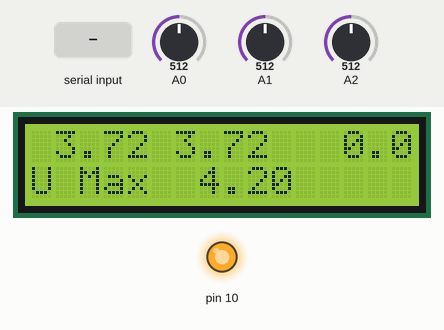
The sketch below on a simulated Arduino Uno, built with avr-gcc and run on an emulated ATmega328P. Parts: 16×2 character LCD, output pins drawn as LEDs (lit = HIGH). The test bench sets the inputs (shaded band); at power-on: A0 = 512, A1 = 512, A2 = 512. Pins used as bus, display or sensor lines are not drawn; what the sketch prints to the serial monitor is not drawn.

Above: at 1.2 s.
1.3 s: byte 99 ('c') received over Serial
At 1.64 s:
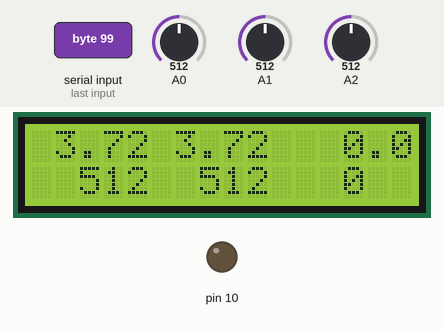
3.5 s: "b,45\n" received over Serial
At 3.74 s:
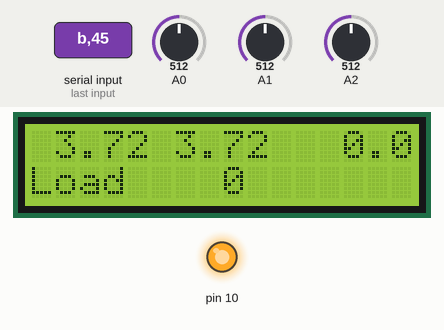
6.6 s: A0 set to 306
At 7.68 s:
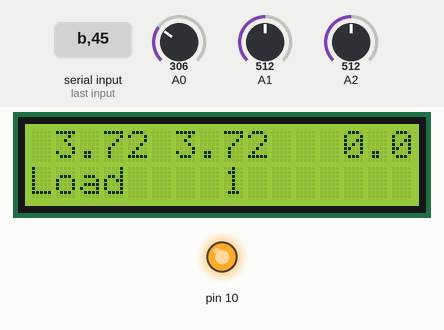
8.5 s: A1 set to 306
At 9.3 s:
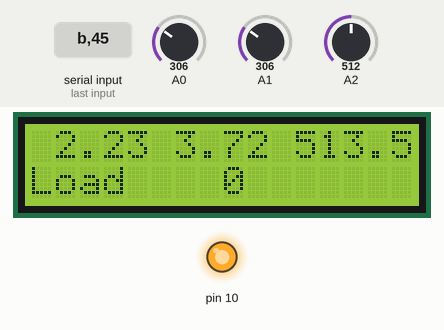
10.5 s: A2 set to 306
At 11.31 s:
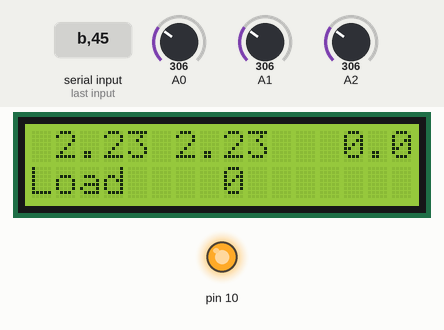
12.0 s: A0 set to 716
At 12.75 s:
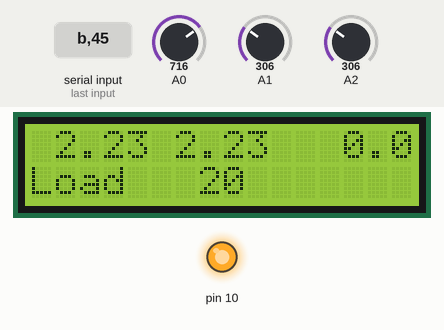
Timing chart, 0 to 15.0 s (numbered marks = the images above; inputs shaded):
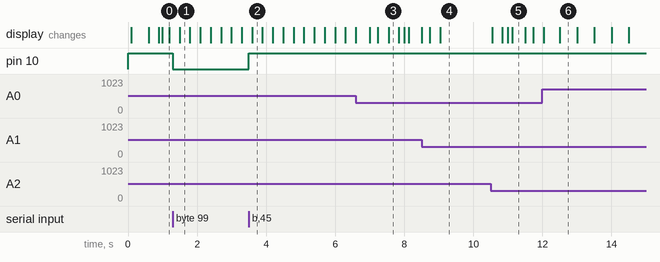

The sketch:

mcp4132_Lade.ino
```cpp
/* einstellbarer Widerstand mit LCD-shield
    an UNO mit Keypad Shield
*/
#include <SPI.h>
#include <LiquidCrystal.h>

/* Uno mit LCD shield
   Pins on Jumper
    D0 RX
    D1 TX
    D2 avail
    D3 SS     blue   1   ssPin
    D4 to D9 lcd
    D10 light LOW is off
    pinout voltage
      3.3  5 Gnd Gnd Raw
   Gnd          brown  4
   VCC          red    8
   D13  SCK     orange 2
   D12  MISO    yell   7
   D11  MOSI    green  3

   mcp4132
   MEMORY MAP
   00h Volatile Wiper 0
   01h Volatile Wiper 1
   04h Volatile TCON Register RAM
   05h Status Register RAM
  8 bit
  AAAACCDD
  16 bit
  AAAACCDD DDDDDDDD

  Command             Wiper 0
  00 = Write Data     0000 00nn nnnn nnnn
  01 = INCR           0000 0100
  10 = DECR           0000 1000
  11 = Read Data     wiper 12 tcon 76  status 92
*/

LiquidCrystal lcd(8, 9, 4, 5, 6, 7);
const int ssPin = 3;

byte rein;
unsigned long nextMs = 0, currMs;

int messCnt = 10;
int messFrq = 5;

float uOfs = -0.0246;
float uStep = 0.00720;
float rFac = 345.833;
float uMax = 4.20;
float iMax = 150.0;
float uMaxSel[2] = {4.20, 5.50};
int uMaxP = 0;
int rSet = 0;

int menP = 0;
const int menAnz = 5;          // 0         1          2     3         4
const char menT [menAnz] [7] = {"Run   ", "U Max ", "I Max ", "Load  ", "Hold  "};
const char menT0[] = "Run   ";
const char menT1[] = "U Max ";
const char menT2[] = "I Max ";
const char menT3[] = "Load  ";
const char menT4[] = "Hold  ";

// General
void msg(const char txt[], int n) {
  Serial.print(txt);
  Serial.print(" ");
  Serial.println(n);
}


// For Keypad
int ana0, ana1, ana2;
float volt1, volt2, strom;

const byte keyCen = 0;
const byte keyUp = 1;
const byte keyDwn = 2;
const byte keyLft = 3;
const byte keyRgt = 4;
const byte keyNop = 9;
byte kbdOld = 0;
byte kbdCnt = 0;

byte kbdPress() {
  ana0 = analogRead(A0);
  //msg("An0 ", ana0);
  if (ana0 < 50) {
    return keyRgt;
  }
  if (ana0 < 250) {
    return keyUp;
  }
  if (ana0 < 450) {
    return keyDwn;
  }
  if (ana0 < 600) {
    return keyLft;
  }
  if (ana0 < 800) {
    return keyCen;
  }
  return keyNop;
}

byte kbdRead() {
  byte ths = kbdPress();
  if (ths != kbdOld) {
    kbdOld = ths;
    kbdCnt = 5; // after first
    return ths;
  }
  kbdCnt--;
  if (kbdCnt > 0) {
    return keyNop;
  }
  kbdCnt = 3; // repeat
  return ths;
}


byte fromTwo(char cH, char cL) {
  // converts two nibbles to byte
  byte tmp;
  tmp = byte(cH) - 48;
  tmp = tmp * 16;
  tmp = tmp + byte(cL) - 48;
  return tmp;
}

void printHexSht (byte b) {
  // want to see leading 0, then space
  if (b < 16) {
    Serial.print('0');
  }
  Serial.print(b, HEX);
}

void printHex (byte b) {
  printHexSht(b);
  Serial.print(' ');
}

void lc3dig(int val) {
  if (val > 99) {
    lcd.print(val);
    return;
  }
  lcd.print(" ");
  if (val > 9) {
    lcd.print(val);
    return;
  }
  lcd.print(" ");
  lcd.print(val);
}

void miss() {
  ana1 = analogRead(A1);
  volt1 = float(ana1) * uStep - uOfs;
  ana2 = analogRead(A2);
  volt2 = float(ana2) * uStep - uOfs;
  strom = (volt2 - volt1) * rFac;
}

void setR(byte bL) {
  digitalWrite(ssPin, LOW);
  delay(10);
  rein = SPI.transfer(0);
  rein = SPI.transfer(bL);
  digitalWrite(ssPin, HIGH);
}

void readR(byte bH) {
  digitalWrite(ssPin, LOW);
  delay(10);
  rein = SPI.transfer(bH);
  rein = SPI.transfer(0);
  rSet = rein;
  digitalWrite(ssPin, HIGH);
}

void setAndRead(byte bL) {
  setR(bL);
  readR(12);
}

void send8(byte b) {
  digitalWrite(ssPin, LOW);
  delay(10);
  rein = SPI.transfer(b);
  digitalWrite(ssPin, HIGH);
}

void calcGerade(float x1, float x2, float y1, float y2) {
  uStep = (y2 - y1) / (x2 - x1);
  uOfs = y2 - uStep * x2;
}

void zeigGerade() {
  char buff[10];
  dtostrf(uStep, 9, 5, buff);
  Serial.print ("m=");
  Serial.print (buff);
  dtostrf(uOfs, 9, 5, buff);
  Serial.print (" b=");
  Serial.print (buff);
}

void zeigWerte() {
  char buff[10];
  dtostrf(uMax, 9, 5, buff);
  Serial.print ("uMax ");
  Serial.print (buff);
  dtostrf(iMax, 9, 5, buff);
  Serial.print (" iMax ");
  Serial.print (buff);
}

void incR(int delt) {
  rSet = rSet + delt;
  if (rSet < 0) {
    rSet = 0;
  }
  if (rSet > 127) {
    rSet = 127;
  }
  setR(rSet);
}

void load() {
  float uDiff, iDiff;
  uDiff = uMax - volt1;
  iDiff = iMax - strom;
  if (iDiff < 0.0) {
    incR(-1);
    return;
  }
  if (uDiff < -0.1) {
    incR(-10);
    return;
  }
  if (uDiff < 0.0) {
    incR(-1);
    return;
  }
  if (uDiff < 0.01) {
    return;
  }
  if (uDiff > 1.0) {
    incR(+10);
    return;
  }
  if (uDiff > 0.5) {
    incR(+5);
    return;
  }
  if (uDiff > 0.2) {
    incR(+1);
    return;
  }

  if (iDiff > 5.0) {
    incR(+1);
    return;
  }

}

void hold() {
  // Strom leicht positiv
  float diff;
  diff = uMax - volt1;
  if (diff < -0.09) {
    incR(-1);
    return;
  }
  if (strom < 0.0) {
    incR(+1);
    return;
  }
  if (strom > 10.0) {
    incR(-1);
    return;
  }
}


void show() {
  char buff[10];
  lcd.setCursor(0, 0) ;
  dtostrf(volt1, 5, 2, buff);
  lcd.print (buff);
  dtostrf(volt2, 5, 2, buff);
  lcd.print (buff);
  dtostrf(strom, 6, 1, buff);
  lcd.print (buff);
  lcd.setCursor(0, 1);
  if (menP == 0) {
    lcd.print ("  ");
    lcd.print (ana1);
    lcd.print ("  ");
    lcd.print (ana2);
    lcd.print (" ");
    lc3dig (rSet);
    return;
  }
  lcd.print(menT[menP]);
  if (menP == 1) {
    dtostrf(uMax, 5, 2, buff);
    lcd.print (buff);
    return;
  }
  if (menP == 2) {
    dtostrf(iMax, 5, 1, buff);
    lcd.print (buff);
    return;
  }
  if (menP == 3) {
    lc3dig (rSet);
    return;
  }
  if (menP == 4) {
    lc3dig (rSet);
    return;
  }
}

void setMen(int deltP) {
  menP = menP + deltP;
  if (menP < 0) {
    menP = 4;
  }
  if (menP > 4) {
    menP = 0;
  }
  msg("setMen ", menP);
  lcd.clear();
}

void setUMax() {
  uMaxP += 1;
  if (uMaxP > 1) {
    uMaxP = 0;
  }
  uMax = uMaxSel[uMaxP];
}

void doMenu(byte tast) {
  msg("doMenu ", menP);
  msg("T= ", tast);
  switch (tast) {
    case keyLft:
      setMen(-1);
      return;
    case keyRgt:
      setMen(+1);
      return;
  } //

  switch (menP) {
    case 0:          // Run
      switch (tast) {
        case keyUp:
          doCmd('+');
          break;
        case keyDwn:
          doCmd('-');
          break;
        case keyCen:
          setAndRead(60);
          break;
      } // tast for 0
      break;
    case 1:       // UMax
      switch (tast) {
        case keyUp:
          uMax = uMax + 0.1;
          break;
        case keyDwn:
          uMax = uMax - 0.1;
          break;
        case keyCen:
          setUMax();
          break;

      } // tast for 1
      break;
    case 2:     // IMax
      switch (tast) {
        case keyUp:
          iMax = iMax + 10;
          zeigWerte();
          break;
        case keyDwn:
          iMax = iMax - 10;
          zeigWerte();
          break;
      } // tast for 2
      break;
    case 3:     // Load
      switch (tast) {
        case keyUp:
          doCmd('+');
          break;
        case keyDwn:
          doCmd('-');
          break;
      } // tast for 3
    case 4:     // Hold
      switch (tast) {
        case keyUp:
          doCmd('+');
          break;
        case keyDwn:
          doCmd('-');
          break;
      } // tast for 3

      break;
    default:
      Serial.print("menP? ");
      Serial.print(menP);
      setMen(0);
  } //case
}


void setup() {
  const char info[] = "mcp4132 " __TIME__" "__DATE__ ;
  Serial.begin(38400);
  Serial.println(info);
  doCmd('g');

  pinMode (ssPin, OUTPUT);
  digitalWrite(ssPin, HIGH);
  SPI.begin();
  SPI.setBitOrder(MSBFIRST);
  SPI.setDataMode(SPI_MODE0);
  SPI.setClockDivider(SPI_CLOCK_DIV128);
  setAndRead(60);

  lcd.begin(16, 2);
  lcd.print(info);
  pinMode (10, OUTPUT);
  digitalWrite(10, HIGH);

}

void doCmd(byte adr) {
  switch (adr) {
    case '0':
      setAndRead(0);
      break;
    case '1':
      setAndRead(10);
      break;
    case '2':
      setAndRead(20);
      break;
    case '3':
      setAndRead(30);
      break;
    case '4':
      setAndRead(40);
      break;
    case '5':
      setAndRead(50);
      break;
    case '6':
      setAndRead(60);
      break;
    case '7':
      setAndRead(70);
      break;
    case '9':  //
      setAndRead(128);
      break;

    case 'a':  //
      break;

    case 'b':  //
      digitalWrite(10, HIGH);
      break;
    case 'c':  //
      digitalWrite(10, LOW);
      break;

    case 'i':  //
      zeigWerte();
      break;

    case 'g':  //
      calcGerade(181.0, 686.0, 1.28, 4.92);
      zeigGerade();
      break;

    case 'h':  //
      digitalWrite(ssPin, HIGH);
      Serial.print("High");
      break;

    case 'l':   //
      digitalWrite(ssPin, LOW);
      Serial.print("Low");
      break;

    case 'm':
      messCnt = 5;
      messFrq = messCnt;
      break;
    case 'n':
      messCnt = 1;
      messFrq = messCnt;
      break;
    case 'o':
      messCnt = 0;
      break;

    case 'r':   //
      readR(12);
      break;
    case 't':   //
      readR(76);
      break;
    case 's':   //
      readR(92);
      break;

    case 'R':   //
      digitalWrite(ssPin, LOW);
      delay(100);
      digitalWrite(ssPin, HIGH);
      Serial.print("Reset");
      break;

    case '+':  //
      send8(4);
      Serial.print("Inc");
      readR(12);
      break;

    case '-':  //
      send8(8);
      Serial.print("Dec");
      readR(12);
      break;

    case '=':   //
      SPI.setDataMode(SPI_MODE0);
      Serial.print("DM0");
      break;
    case '!':   //
      SPI.setDataMode(SPI_MODE1);
      Serial.print("DM1");
      break;
    case '"':   //
      SPI.setDataMode(SPI_MODE2);
      Serial.print("DM2");
      break;
    case '$':   //
      SPI.setDataMode(SPI_MODE3);
      Serial.print("DM3");
      break;

    default:
      Serial.print(char(adr));

  } //case
  Serial.println();
}

void loop() {
  char c;
  byte adr;
  byte tt = 0;
  if (Serial.available() > 0) {
    adr = Serial.read();
    doCmd(adr);
  } // serial
  currMs = millis();
  if (nextMs <= currMs) {
    nextMs = currMs + 100;
    tt = kbdRead();
    if (tt != keyNop) {
      msg ("->", ana0);
      doMenu(tt);
    } //tast
    if (messCnt > 0) {
      messCnt--;
      if (messCnt == 0) {
        messCnt = messFrq;
        miss();
        if (menP == 3) {
          load();
        }
        if (menP == 4) {
          hold();
        }
      } // cnt
      show();
    }
  } // tim

}
```

Measured:
- after the input at 1.3 s, pin 10: HIGH → LOW at once
- after the input at 3.5 s, pin 10: LOW → HIGH at once
- after the input at 8.5 s, the display: first differs from a run without the input after 0.54 s (image 4)
- after the input at 10.5 s, the display: first changes at once (image 5 shows a later state)
- what the display in image 6 shows lasts 0.5 s, from 12.5 s to 13.0 s
